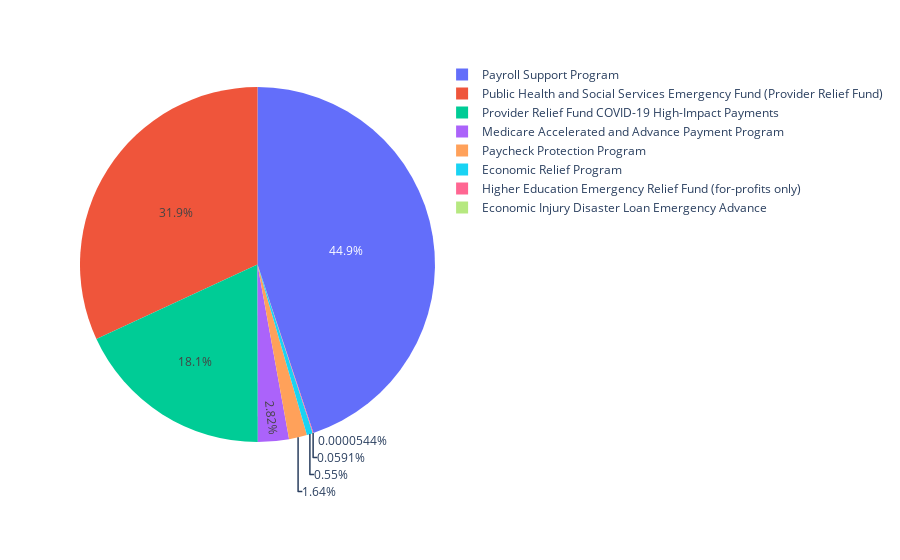

The code cell stored with this chart in its notebook:
### Code cell
px.pie(df,names='Program Name',values='Award Amount')

### Figure 1 — Plotly figure (JSON) as saved in the notebook; plotly's stock layout.template omitted (floating-point values rounded to 4 significant figures; data arrays with more than 128 entries replaced by an {"elided": "..."} marker saying what was removed)
{"data": [{"domain": {"x": [0, 1], "y": [0, 1]}, "hovertemplate": "Program Name=%{label}<br>Award Amount=%{value}<extra></extra>", "labels": {"elided": "7113 str values"}, "legendgroup": "", "name": "", "showlegend": true, "type": "pie", "values": {"elided": "7113 int values"}}], "layout": {"legend": {"tracegroupgap": 0}, "margin": {"t": 60}}}
